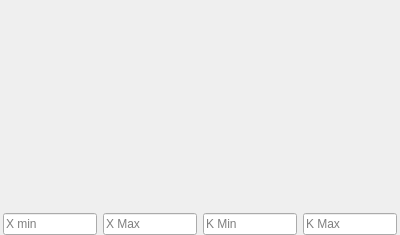
<?xml version="1.0" encoding="UTF-8"?>
<ui version="4.0">
 <class>sxr_und_form</class>
 <widget class="QWidget" name="sxr_und_form">
  <property name="geometry">
   <rect>
    <x>0</x>
    <y>0</y>
    <width>400</width>
    <height>235</height>
   </rect>
  </property>
  <property name="minimumSize">
   <size>
    <width>0</width>
    <height>25</height>
   </size>
  </property>
  <property name="windowTitle">
   <string>Form</string>
  </property>
  <layout class="QVBoxLayout" name="verticalLayout">
   <property name="spacing">
    <number>3</number>
   </property>
   <property name="leftMargin">
    <number>3</number>
   </property>
   <property name="topMargin">
    <number>0</number>
   </property>
   <property name="rightMargin">
    <number>3</number>
   </property>
   <property name="bottomMargin">
    <number>0</number>
   </property>
   <item>
    <widget class="PlotWidget" name="graphWidget" native="true">
     <property name="sizePolicy">
      <sizepolicy hsizetype="Preferred" vsizetype="Expanding">
       <horstretch>0</horstretch>
       <verstretch>0</verstretch>
      </sizepolicy>
     </property>
    </widget>
   </item>
   <item>
    <layout class="QHBoxLayout" name="horizontalLayout_2">
     <property name="spacing">
      <number>6</number>
     </property>
     <item>
      <widget class="QLineEdit" name="x_min">
       <property name="sizePolicy">
        <sizepolicy hsizetype="Expanding" vsizetype="Preferred">
         <horstretch>0</horstretch>
         <verstretch>0</verstretch>
        </sizepolicy>
       </property>
       <property name="minimumSize">
        <size>
         <width>0</width>
         <height>20</height>
        </size>
       </property>
       <property name="toolTip">
        <string>Spec X Min</string>
       </property>
       <property name="placeholderText">
        <string>X min</string>
       </property>
      </widget>
     </item>
     <item>
      <widget class="QLineEdit" name="x_max">
       <property name="sizePolicy">
        <sizepolicy hsizetype="Expanding" vsizetype="Preferred">
         <horstretch>0</horstretch>
         <verstretch>0</verstretch>
        </sizepolicy>
       </property>
       <property name="minimumSize">
        <size>
         <width>0</width>
         <height>20</height>
        </size>
       </property>
       <property name="toolTip">
        <string>Spec X Max</string>
       </property>
       <property name="placeholderText">
        <string>X Max</string>
       </property>
      </widget>
     </item>
     <item>
      <widget class="QLineEdit" name="y_min">
       <property name="sizePolicy">
        <sizepolicy hsizetype="Expanding" vsizetype="Preferred">
         <horstretch>0</horstretch>
         <verstretch>0</verstretch>
        </sizepolicy>
       </property>
       <property name="minimumSize">
        <size>
         <width>0</width>
         <height>20</height>
        </size>
       </property>
       <property name="toolTip">
        <string>K Min</string>
       </property>
       <property name="placeholderText">
        <string>K Min</string>
       </property>
      </widget>
     </item>
     <item>
      <widget class="QLineEdit" name="y_max">
       <property name="sizePolicy">
        <sizepolicy hsizetype="Expanding" vsizetype="Preferred">
         <horstretch>0</horstretch>
         <verstretch>0</verstretch>
        </sizepolicy>
       </property>
       <property name="minimumSize">
        <size>
         <width>0</width>
         <height>20</height>
        </size>
       </property>
       <property name="toolTip">
        <string>K Max</string>
       </property>
       <property name="placeholderText">
        <string>K Max</string>
       </property>
      </widget>
     </item>
    </layout>
   </item>
  </layout>
 </widget>
 <customwidgets>
  <customwidget>
   <class>PlotWidget</class>
   <extends>QWidget</extends>
   <header>pyqtgraph</header>
   <container>1</container>
  </customwidget>
 </customwidgets>
 <resources/>
 <connections/>
</ui>
